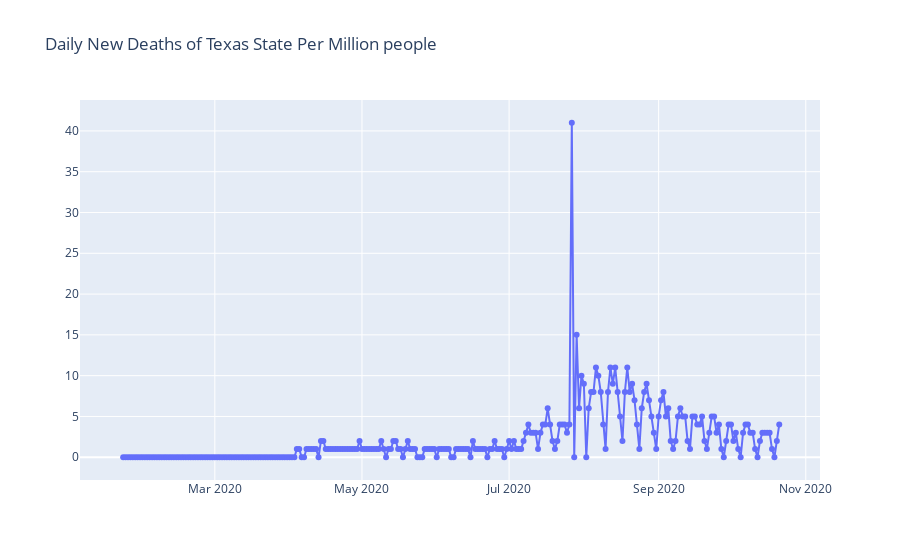

The notebook cell this image was saved under:
### Markdown cell above
# Daily Trend of New Deaths in Texas Per Million people.

### Code cell
#plot daily Texas new Deaths
trace0 = go.Scatter(x=MyStateDeaths.index, y=MyStateDeaths["TX"], 
                    name="Texas", 
                    mode="lines+markers") 


mydata = go.Data([trace0])

mylayout = go.Layout(
    title="Daily New Deaths of Texas State Per Million people"
)

fig3 = go.Figure(data=mydata, layout=mylayout)

plotly.offline.iplot(fig3, filename = '')

fig3.write_image("images/DailyTrend_NewDeaths_Texas.png")

### Figure 1 — Plotly figure (JSON) as saved in the notebook; plotly's stock layout.template omitted (floating-point values rounded to 4 significant figures; data arrays with more than 128 entries replaced by an {"elided": "..."} marker saying what was removed)
{"data": [{"mode": "lines+markers", "name": "Texas", "type": "scatter", "x": {"elided": "274 str values"}, "y": {"elided": "274 int values"}}], "layout": {"title": {"text": "Daily New Deaths of Texas State Per Million people"}}}
